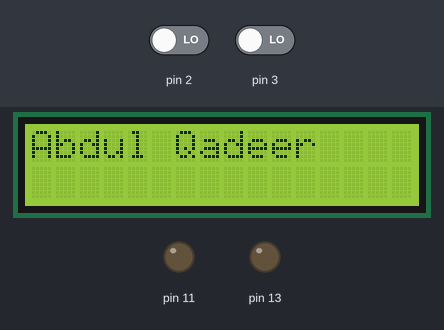
Bench run of a sketch on a simulated Arduino Uno, built with avr-gcc and run on an emulated ATmega328P. On the bench: 16×2 character LCD, output pins drawn as LEDs (lit = HIGH). The test bench sets the inputs (shaded band); at power-on: pin 2 LOW, pin 3 LOW.

Above: at 0.1 s.
1.8 s: pin 2 driven HIGH
At 2.3 s:
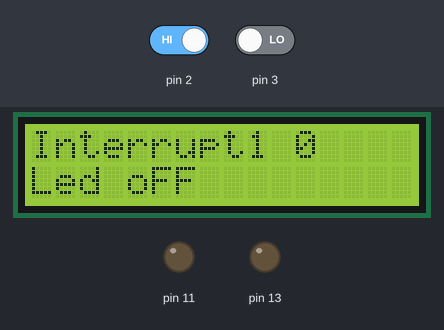
3.3 s: pin 2 driven LOW
At 4.5 s:
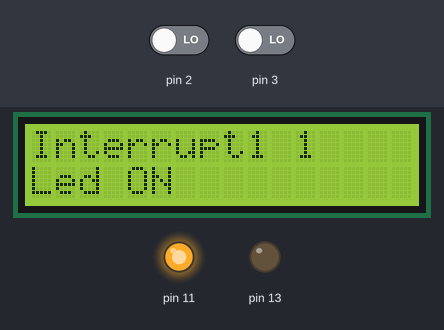
4.8 s: pin 3 driven HIGH
At 5.8 s:
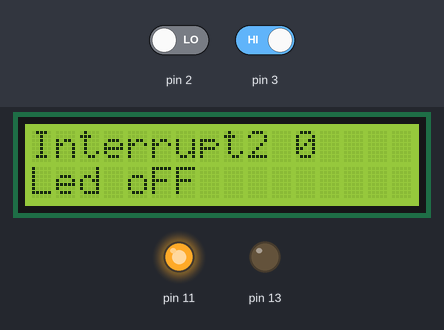
6.3 s: pin 3 driven LOW
At 6.9 s:
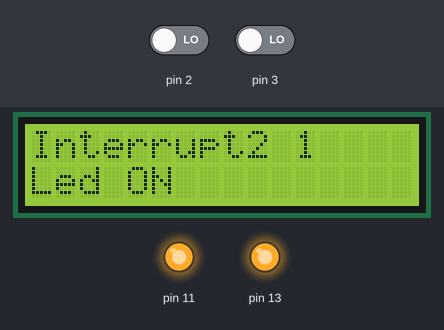
7.8 s: pin 2 driven HIGH
At 8.1 s:
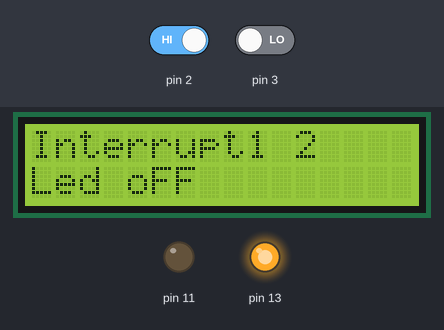
9.3 s: pin 3 driven HIGH
At 10.4 s:
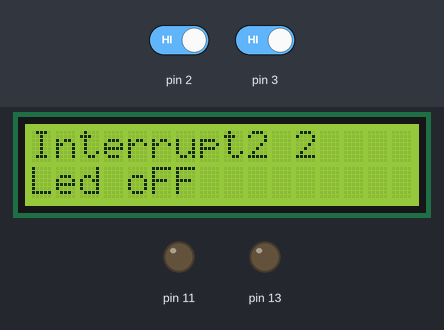
Timing chart, 0 to 11.8 s (numbered marks = the images above; inputs shaded):
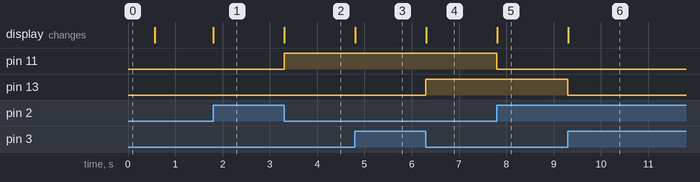

Measured:
- after the input at 1.8 s, the display: changes at once (image 1)
- after the input at 3.3 s, pin 11: LOW → HIGH at once; the display: changes at once (image 2)
- after the input at 4.8 s, the display: changes at once (image 3)
- after the input at 6.3 s, pin 13: LOW → HIGH at once; the display: changes at once (image 4)
- after the input at 7.8 s, pin 11: HIGH → LOW at once; the display: changes at once (image 5)
- after the input at 9.3 s, pin 13: HIGH → LOW at once; the display: changes at once (image 6)

The sketch:

uno_ext_interrupt.ino
```cpp
#include <EEPROM.h>

#include <LiquidCrystal.h>
int rs=4,en=5,d1=6,d2=7,d3=8,d4=9;
LiquidCrystal lcd(rs,en,d1,d2,d3,d4);
volatile boolean led1 = false;
volatile boolean led2 = false;
int count_1=0;
int count_2=0;
int currenttime=0;
int debonce=0;
int currenttime1=0;
int debonce1=0;
void setup() {
  // put your setup code here, to run once:
  lcd.begin(16,2);
  lcd.clear();
  lcd.print("Abdul Qadeer");
  delay(500);
  lcd.clear();
  pinMode(11,OUTPUT);
  pinMode(13,OUTPUT);
  pinMode(2,INPUT);
  pinMode(3,INPUT);
  attachInterrupt(digitalPinToInterrupt(2),blink_1,CHANGE);
  attachInterrupt(digitalPinToInterrupt(3),blink_2,CHANGE);
}

void loop() {

}

void blink_1(){
  currenttime=millis();
  if((currenttime - debonce)>200){
    if(led1){
      led1=false;
      digitalWrite(11, HIGH);
      lcd.clear();
      lcd.print("Interrupt1 ");
      lcd.print(count_1);
      lcd.setCursor(0,1);
      lcd.print("Led ON");
      delay (50);
    }
    else{
      led1=true;
      digitalWrite(11, LOW);
      lcd.clear();
      lcd.print("Interrupt1 ");
      lcd.print(count_1);
      lcd.setCursor(0,1);
      lcd.print("Led oFF");
      delay (50);
    }
  }
  debonce=currenttime;
  count_1 ++;
}
void blink_2(){
  currenttime1=millis();
  if((currenttime1 - debonce1)>200){
    if(led2){
    digitalWrite(13, HIGH);
    lcd.clear();
    lcd.print("Interrupt2 ");
    lcd.print(count_2);
    lcd.setCursor(0,1);
    lcd.print("Led ON");
    led2=false;
    }
  else{
    led2=true;
    digitalWrite(13, LOW);
    lcd.clear();
    lcd.print("Interrupt2 ");
    lcd.print(count_2);
    lcd.setCursor(0,1);
    lcd.print("Led oFF");
    }
  }
  debonce1=currenttime1;
  count_2 ++;
}

int keypad(void){

}
```
